Frame 1 (no input): blank canvas, image omitted
Frame 60 (the mouse pressed at the canvas centre just before this capture): blank canvas, image omitted
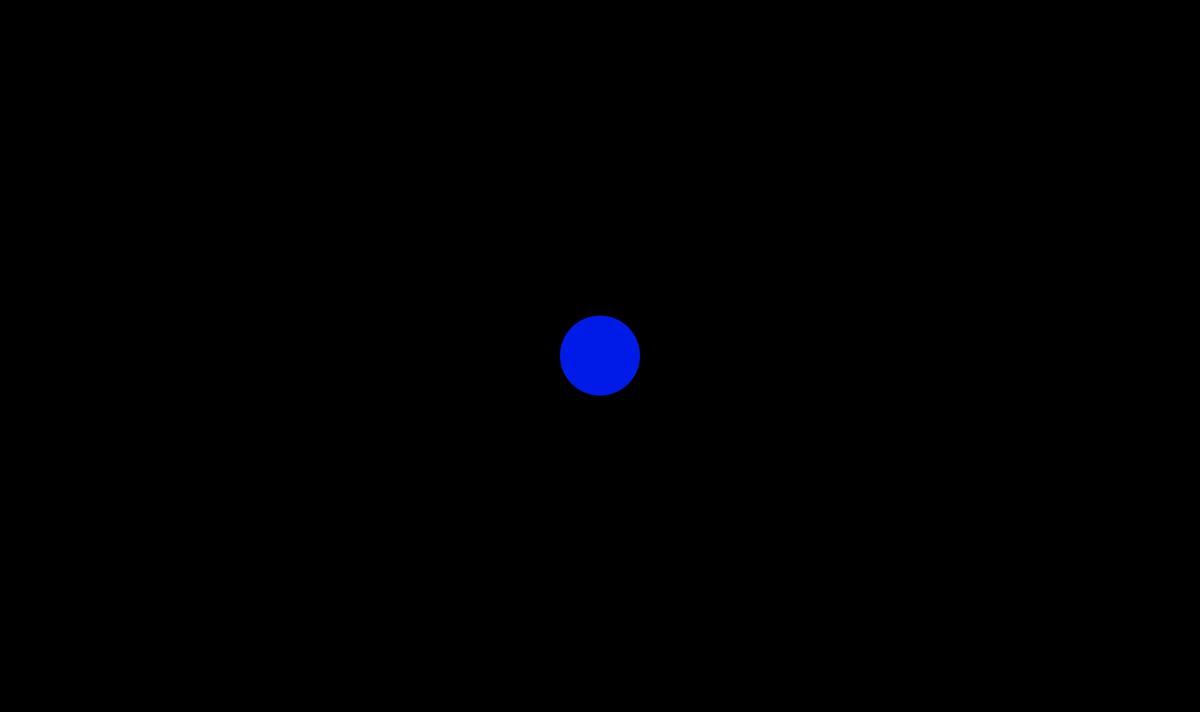
Frame 120 (the mouse held since frame 60 and released just before this capture)

The Processing sketch whose frames 1 and 60 were blank and that drew this single picture after the mouse press (run headless with seeded random() and noise(); from frame 60 on, the mouse is pressed at the canvas centre):

// Processing sketch: processing_102030
// ── processing_102030.pde

ArrayList circles;

void setup(){
  size(1440, 855);
  circles = new ArrayList();
  colorMode(HSB, 100);
  noStroke();
  smooth();
}

void draw(){
  background(0);
  for(int i = circles.size() - 1; i >= 0; i--){
    GrowCircle now = (GrowCircle) circles.get(i);
    now.grow();
    if(now.a == 0){
      circles.remove(i);
    } else circles.set(i, now);
  }
  for(int i = 0; i < circles.size(); i++){
    GrowCircle now = (GrowCircle) circles.get(i);
    now.display();
  }
}

void mousePressed(){
  circles.add(new GrowCircle(color(random(100), 100, 100), mouseX, mouseY, .8));
}
class GrowCircle{
  int orgnx, orgny;
  float speed, prog, a = 100;
  color shade;
  
  GrowCircle(color shade, int orgnx, int orgny, float speed){
    this.orgnx = orgnx;
    this.orgny = orgny;
    this.shade = shade;
    this.speed = speed;
  }
  
  void grow(){
    prog += speed;
    a = max(a - .15, 0);
  }
  
  void display(){
   noStroke();
   ellipseMode(RADIUS);
   fill(shade, a);
   ellipse(orgnx, orgny, prog, prog);
  }
}
